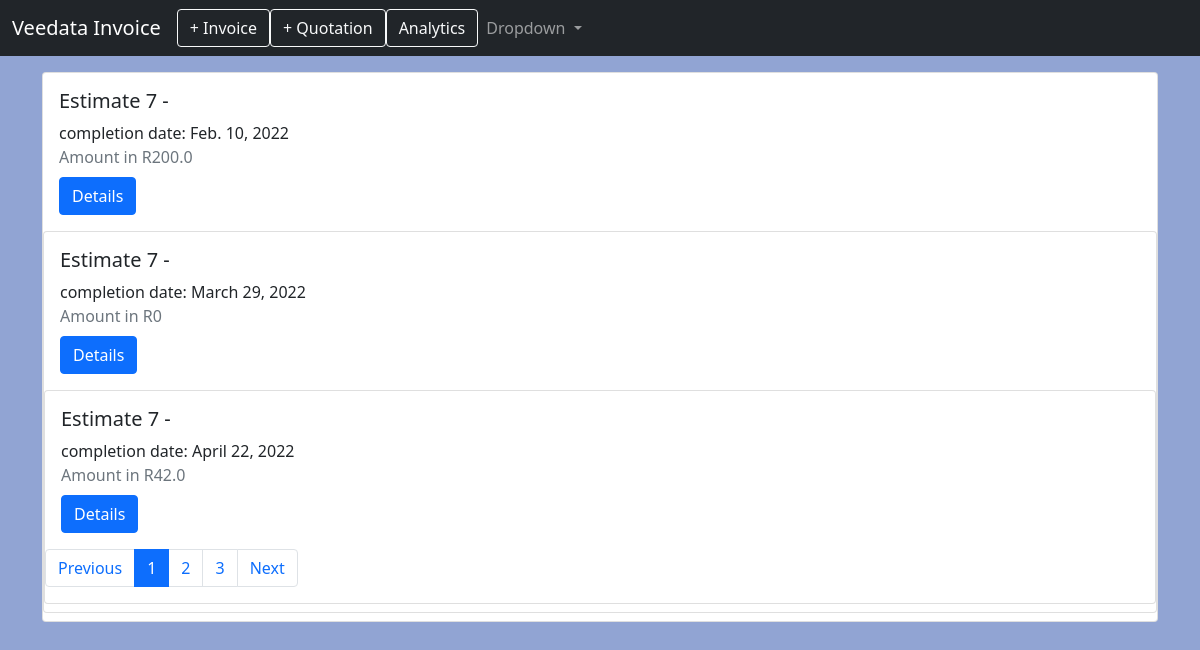
Screenshot of /estimates/ (signed in) with the database file from the repository.
### estimates/models.py (models this page shows, shortened)
class Estimate(models.Model):
    profile = models.ForeignKey(Profiles, on_delete=models.CASCADE)
    clients = models.ForeignKey(Client, on_delete=models.CASCADE)
    estimate_number = models.CharField(max_length=100)
    completion_date = models.DateField(null=True, blank=True)
    issued_date = models.DateField(null=True, blank=True)
    created = models.DateTimeField(auto_now_add=True)
    closed = models.BooleanField(default=False)
    payed= models.BooleanField(default=False)
    tags = models.ManyToManyField(Tag, blank=True)
    @property
    def tags(self):
        return self.tags.all()
    @property
    def positions(self):
        return self.position_set.all()
    @property
    def total_amount(self):
        return self.positions.aggregate(
            total_price=Sum(F('quantity') * F('price'))
        )['total_price'] or Decimal('0')

### estimates/views.py (the view)
# urls.py: path('', login_required(EstimateListView.as_view()), name='main'),
class EstimateListView(ListView):
    model =Estimate
    template_name ="estimates/estimate_index.html"
    paginate_by = 3
    context_object_name = 'qs'
    def get_queryset(self):
        profile = get_object_or_404(Profiles, user=self.request.user)
        return super().get_queryset().filter(profile=profile).order_by('-created')

### templates/estimates/estimate_index.html (shortened to what this page needs)
 {% extends "partials/base.html" %}
 {% block content %}
   {% if qs %}
      {% for obj in qs %}
     <div class="card mb-2" style="width:100">
       <div class="card-body">
         <h5 class="card-title">{{ obj.estimate_number}} - {{obj.client.name}}</h5>
         <div class="card-text">completion date: {{obj.completion_date}}</div>
         <div class="text-muted">Amount in R{{obj.total_amount}}</div>
         <div class="mt-2">
            <a href="  {% url 'estimates:estimate_detail' obj.pk %} "class="btn btn-primary">Details</a>
        </div>
      </div>
    <div>
     {% endfor %}
     {% else %}
      <h3> No Quotation created. </h3>
      {% endif %}
      {% if is_paginated %}
      <nav aria-label="estimate pagination">
        <ul class="pagination">
          <li class="page-item{% if page.obj.has_previous %} {% else %} enabled {% endif %}">
            <a  class="page-link" >Previous</a>
          </li>
          {% for i in paginator.page_range  %}
          <li class="page-item {% if page_obj.number == i %} active{% endif %}">
             <a class="page-link" href="?page={{i}}">{{i}}</a>
            </li>
          {% endfor %}
          <li class="page-item{% if page.obj.has_next %} {% else %} enabled {% endif %}">
            <a {% if page_obj.has_next %}
            href="?page={{page_obj.next_page_number}}"
          {% endif %} class="page-link" >Next</a>
          </li>
        </ul>
      </nav>
      {% endif %}
 {% endblock content %}

### static/style.css (style rules this page uses)
body { background-color:rgb(145, 164, 211); }

### rows the page displays
Estimate: estimate_number "Estimate 7", completion_date "Feb. 10, 2022", total_amount "200.0"
Estimate: estimate_number "Estimate 7", completion_date "March 29, 2022", total_amount "0"
Estimate: estimate_number "Estimate 7", completion_date "April 22, 2022", total_amount "42.0"

### other values shown
{{ i }} "1" "2" "3"
